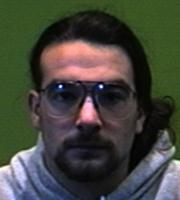
%> input picture Obliceje/faces_cislo/1.jpg, 180 x 200 px; its folder holds 4 pictures in this run
$ octave kus_kodu.m   (GNU Octave 9; MATLAB toolbox functions it lacks are replaced by stand-ins)
%> lines starting %> are read from the running program, lines starting %| are printed output that depends on the picture
%% Načtění obličeju
clear
addpath 'pca_ica';
addpath 'faces_cislo';
D = dir('faces_cislo/*.jpg');
M = [];
[~, reindex] = sort( str2double( regexp( {D.name}, '\d+', 'match', 'once' )))
D = D(reindex) ;
for ID = 1:length(D)
   D(ID).name
   im = rgb2gray(imread(D(ID).name)); % obličeje do šeda
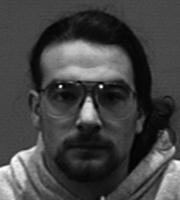
%> im: size 200x180 uint8; min 0, max 254, mean 67.7
   imshow(im)
   M = cat(2,M,im(:));   %dání obličejů do jedné matice
end
%> pass 2 of the loop `for ID = 1:length(D)`:
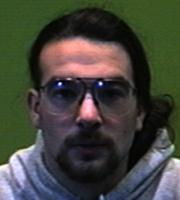
%> input picture Obliceje/faces_cislo/10.jpg, 180 x 200 px
%> `im = rgb2gray(imread(D(ID).name));`:
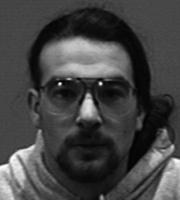
%> im: size 200x180 uint8; min 0, max 254, mean 67.5
%> pass 3 of the loop `for ID = 1:length(D)`:
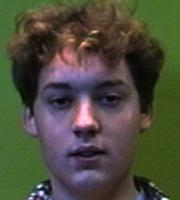
%> input picture Obliceje/faces_cislo/101.jpg, 180 x 200 px
%> `im = rgb2gray(imread(D(ID).name));`:
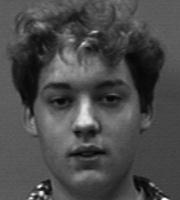
%> im: size 200x180 uint8; min 1, max 252, mean 74.6
%> the loop made 4 passes; the first 3 are shown
M = double(M');
M_MEAN = mean(M(:));
M_STD = std(M(:));
MStd = (M-M_MEAN)/M_STD; % Normalizace
coef = pca(MStd); % provede analýzu hlavních komponent
KT = MStd* coef;
%% Nepodstatné
%
% Vykreslení 9 hlavních komponent

for k = 1:9
    subplot(3,3,k)
    imshow(reshape(coef(:,k),size(im))*100)
end
%> this loop made 9 passes
%> pass 1, `imshow(reshape(coef(:,k),size(im))*100)`:
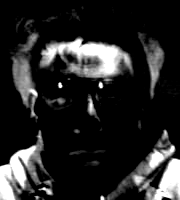
%> displayed picture: size 200x180, on the screen's scale of 0 to 255; min 0, max 255, mean 38.4
%> pass 2, `imshow(reshape(coef(:,k),size(im))*100)`:
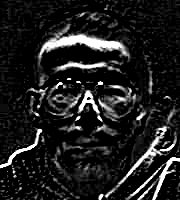
%> displayed picture: size 200x180, on the screen's scale of 0 to 255; min 0, max 255, mean 30.9
%> after the loop:
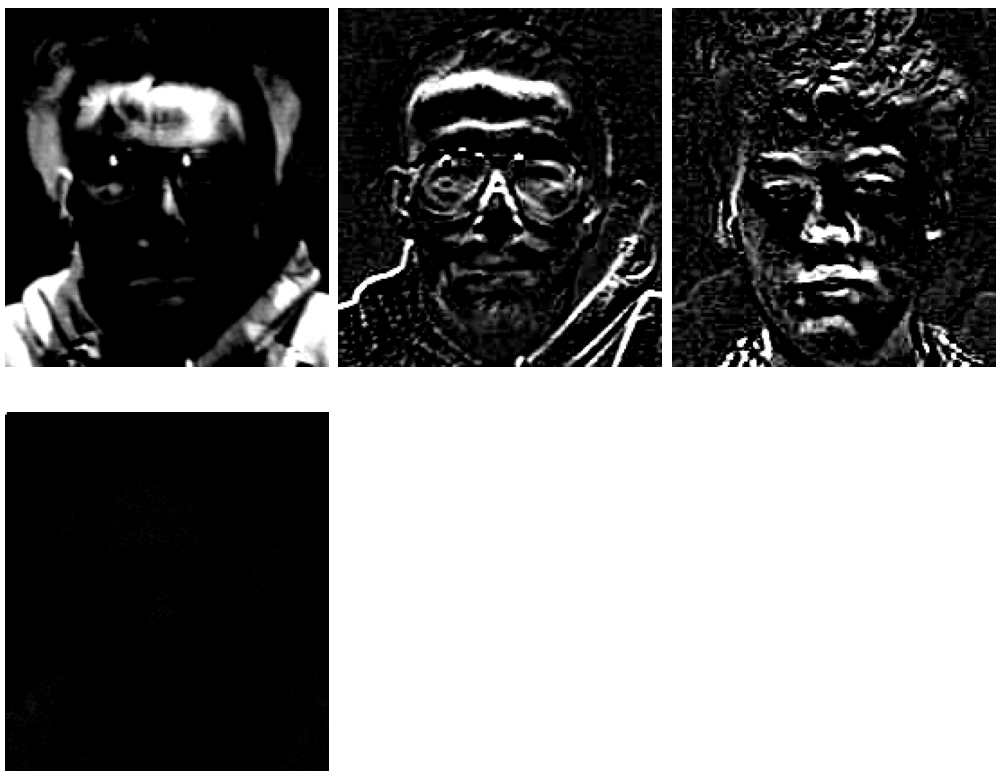
%> figure redrawn from the program's plot data, 4 panels

%% Vykresleni obličeju v 3D prostoru
figure

znak = {'r*','g*','b*','k*','y*','m*','c*','ro','go','bo','ko','yo','mo','co','rs','gs','bs','ks','ys','ms'};

%> (the run ends here)
